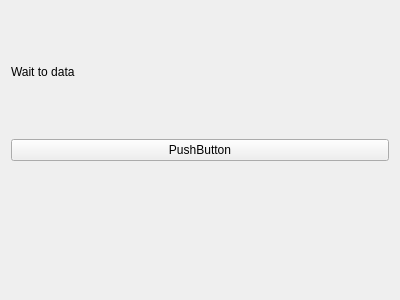
<?xml version="1.0" encoding="UTF-8"?>
<ui version="4.0">
 <class>OutputData</class>
 <widget class="QWidget" name="OutputData">
  <property name="geometry">
   <rect>
    <x>0</x>
    <y>0</y>
    <width>400</width>
    <height>300</height>
   </rect>
  </property>
  <property name="windowTitle">
   <string>Form</string>
  </property>
  <layout class="QGridLayout" name="gridLayout">
   <item row="0" column="0">
    <widget class="QLabel" name="lab_info">
     <property name="text">
      <string>Wait to data</string>
     </property>
    </widget>
   </item>
   <item row="1" column="0">
    <widget class="QPushButton" name="pushButton">
     <property name="text">
      <string>PushButton</string>
     </property>
    </widget>
   </item>
   <item row="2" column="0">
    <widget class="QLabel" name="lab_test">
     <property name="text">
      <string/>
     </property>
     <property name="wordWrap">
      <bool>true</bool>
     </property>
    </widget>
   </item>
  </layout>
 </widget>
 <resources/>
 <connections/>
</ui>
